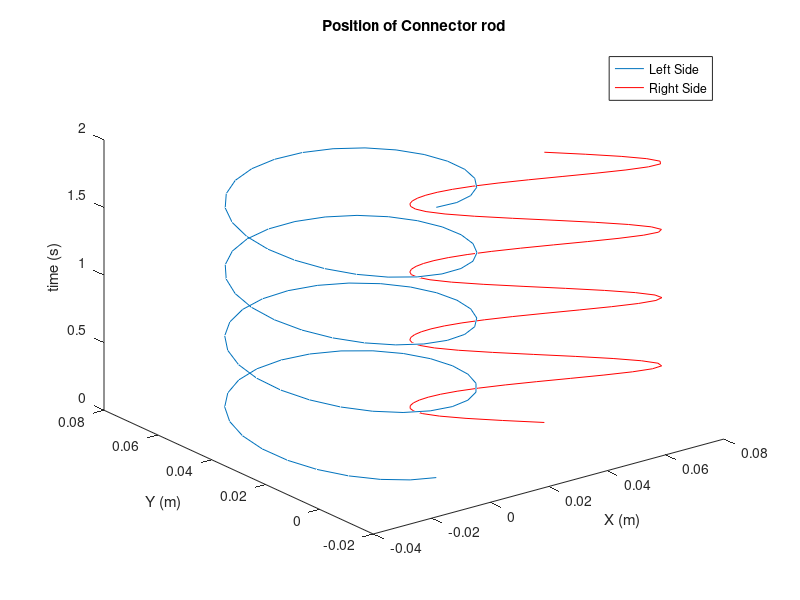
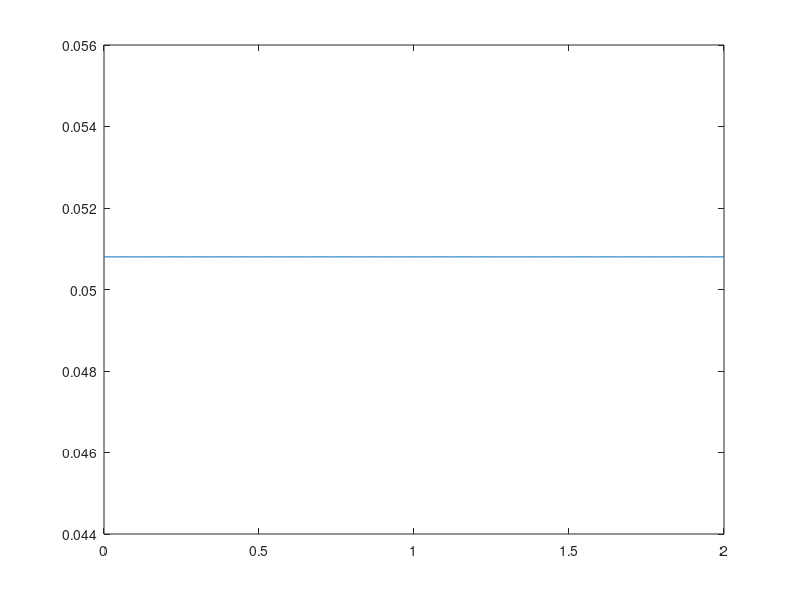
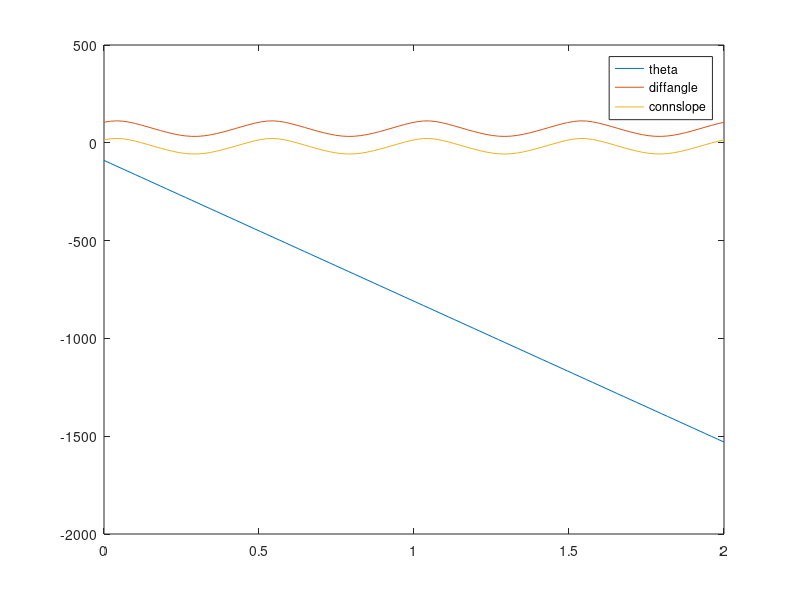
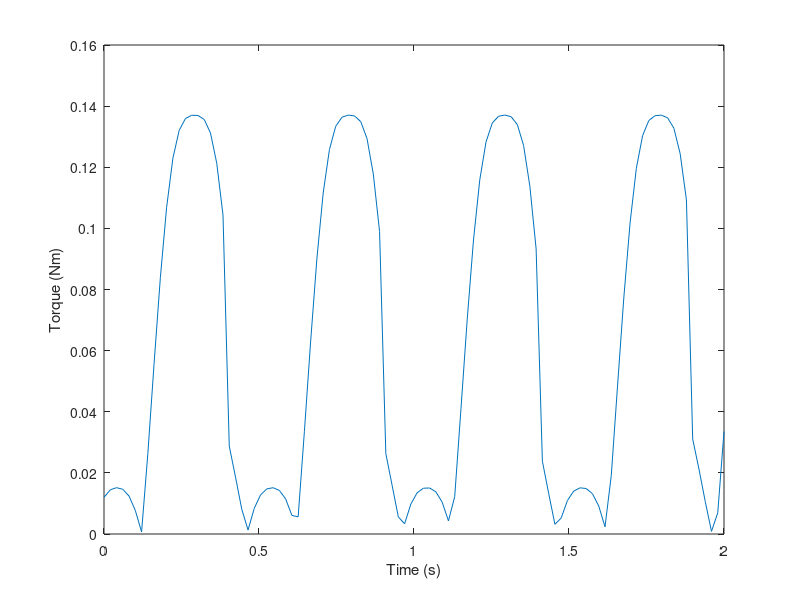

Write MATLAB code to recreate these figures, in order.
%estimation of power needed from motor
%need to calculate speed and force over the entire cycle
clc;clear;close all;

%%
%constants
numberofcycles=4;                   %number of cycles to run
t=linspace(0,.5*numberofcycles,100);%(seconds) time
r=1.25;                             %(inches)diameter of drive wheel
mconv=1/39.37;                      %conversion constant to meters from inches
f=2;                                %(hz) frequency
omega=360*f;                        %(deg/s) rotational freq
speed=ones(size(t))*(f*pi*2*r*mconv);%(meters/s) speed of connector rod
phi=15;                             %degrees  angle of connector rod at intial conditions
L=2*mconv;                          %(meters) length of connecting rod
beta=30;                            %(degrees) angle between leg piston and bottom.
Fd=5;                               %(newtons) drag force
%%

%calculate path of left side of connector (circle)
theta=-90-omega*t;      %(degrees) angle of drive wheel
LeftY=(r+r.*sind(theta)).*mconv;  %(meters)y coordinate of left side of connector rod
LeftX=(r.*cosd(theta)).*mconv;    %(meters)y coordinate of left side of connector rod

%plot
plot3(LeftX,LeftY,t)
title('Position of Connector rod')
xlabel('X (m)')
ylabel('Y (m)')
zlabel('time (s)')
hold on

%%
%initial conditions
LeftXo=0;
LeftYo=0;
RightXo=LeftXo+L.*cosd(phi);
RightYo=LeftYo+L.*sind(phi);

%calculate equation for track of leg piston
legslope=-tand(30);
yint=RightYo-legslope*RightXo;

%calculate position of right side of connector pin based on left side, a
%constant connector rod length and a constrained path for the right side
RightX=(-(2.*legslope.*yint-2.*LeftY.*legslope-2.*LeftX)+...   %-b+
    sqrt((2.*legslope.*yint-2.*LeftY.*legslope-2.*LeftX).^2-...%sqrt(b^2
4.*(legslope.^2+1)...                                           %-4A
.*(yint.^2-2.*LeftY.*yint+LeftY.^2+LeftX.^2-L.^2)))...          %C)
    /(2.*(legslope.^2+1));                                      %/2A
A=legslope.^2+1;
B=2.*legslope.*yint-2.*LeftY.*legslope-2.*LeftX;
C=yint.^2-2.*LeftY.*yint+LeftY.^2+LeftX.^2-L.^2;

RightY=legslope.*RightX+yint;

%plot
plot3(RightX,RightY,t,'r')
legend('Left Side', 'Right Side')

%%
%calculate angles and forces
connslope=(RightY-LeftY)./(RightX-LeftX);  %slope of connector rod
connangle=atand(connslope);
alpha=connangle+beta;  %(degrees) angle between connector rod and leg piston
weightoflegandfoot=(.01+.2)*9.81;

F2=ones(size(t))*Fd/cosd(beta);               %force through leg piston
%if leg is traveling upwards, replace drag forces with weight of leg and
%foot
Xchange=diff(RightX);
Ychange=diff(RightY);
ind=find(Ychange>0);
F2(ind)=weightoflegandfoot;

F1= abs(cosd(alpha).*F2);             %force through connecting rod

%check that distance does not change
distance=sqrt((RightY-LeftY).^2+(RightX-LeftX).^2);
figure
plot(t,distance)

%calculate power needed
power=F1.*speed;

%
radialslope=r*sind(theta)/(r*cosd(theta));
perpslope=-1/radialslope;
perpangle=atand(perpslope);
diffangle=connangle-perpangle;
figure
plot(t,theta,t,diffangle,t,atand(connslope))
legend('theta','diffangle','connslope')

perpforce=F1.*cosd(diffangle);
Torque=abs(perpforce)*r*mconv;

figure
plot(t,Torque);
xlabel('Time (s)')
ylabel('Torque (Nm)')

figure
plot(ones(size(Torque))*120,Torque,'LineWidth',4)
xlabel('Speed (rpm)')
ylabel('Torque (Nm)')
hold on

%w10
W10peaktorque=.053;
W10L19spdtrqgrad=1/(-179.1369*141.6119);
spd=0:5:200;
W10trq=W10L19spdtrqgrad*spd+W10peaktorque;
plot(spd,W10trq,'r')

W10gradw4gr=W10L19spdtrqgrad*4.28^2;
W10trq2=W10gradw4gr*spd+W10peaktorque*4.28;
plot(spd,W10trq2,'r-.')

W10gradw5gr=W10L19spdtrqgrad*5.18^2;
W10trq3=W10gradw5gr*spd+W10peaktorque*5.18;
plot(spd,W10trq3,'r--')

W10gradw7gr=W10L19spdtrqgrad*6.75^2;
W10trq4=W10gradw7gr*spd+W10peaktorque*6.75;
plot(spd,W10trq4,'r--.')

%% W20
W20peaktorque=.053;
W20spdtrqgrad=1/(-164.715*141.6119);
W20trq=W20spdtrqgrad*spd+W20peaktorque;
plot(spd,W20trq,'g')

W20gradw4gr=W20spdtrqgrad*4.28^2;
W20trq2=W20gradw4gr*spd+W20peaktorque*4.28;
plot(spd,W20trq2,'g-.')

W20gradw5gr=W20spdtrqgrad*5.18^2;
W20trq3=W20gradw5gr*spd+W20peaktorque*5.18;
plot(spd,W20trq3,'g--')

W20gradw7gr=W20spdtrqgrad*6.75^2;
W20trq4=W20gradw7gr*spd+W20peaktorque*6.75;
plot(spd,W20trq4,'g--.')



legend('Goal Torque','W10','W10w4GR','W10w5GR','W10w7GR','W20','W20w4GR','W20w5GR','W20w7GR')

% forcevec(1)=F1*cosd(connangle);
% forcevec(2)=F1*sind(connangle);
% perpvec(1)=cosd(perpangle);
% perpvec(2)=sind(perpangle);

%% calculate thrust 




%%
%plots
figure
subplot(1,3,1)
plot(t,F1);
title('Force')
ylabel('N')
xlabel('time')
subplot(1,3,2)
plot(t,speed)
title('Speed')
ylabel('m/s')
xlabel('time')
subplot(1,3,3)
plot(t,power)
title('Power')
ylabel('W')
xlabel('time')